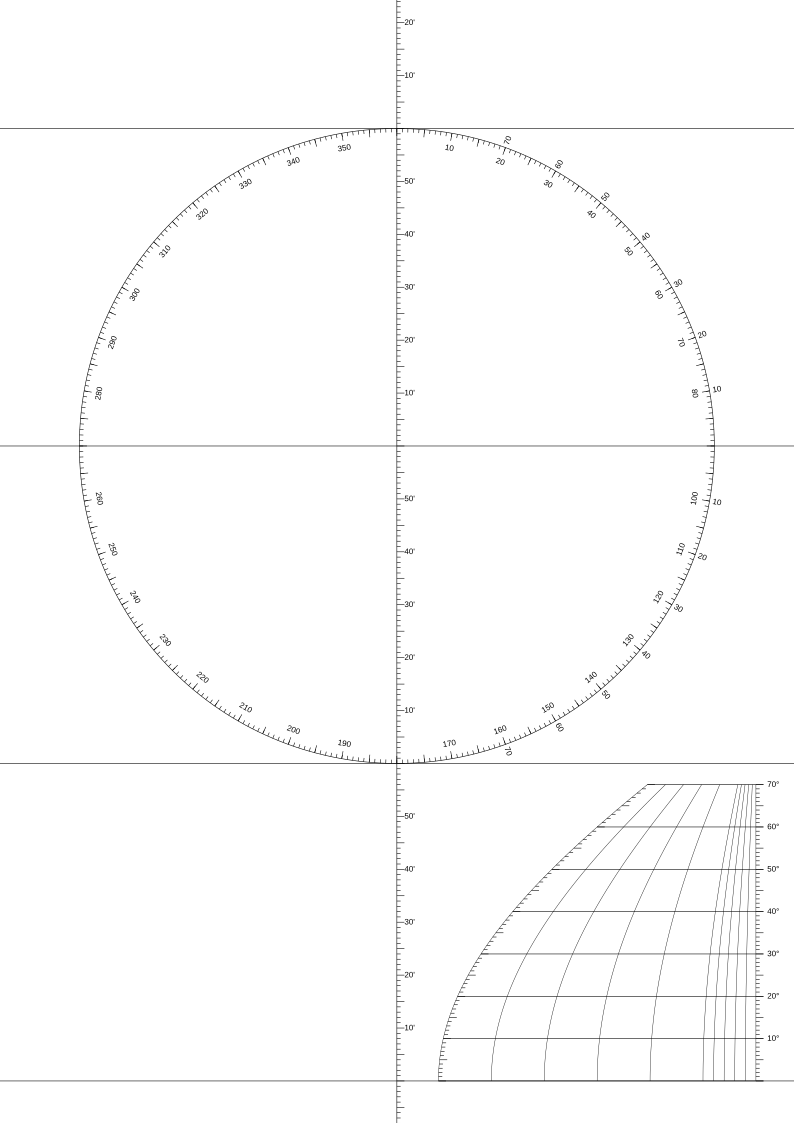

Reproduce this figure in Python.
#!/usr/bin/python
# -*- coding: utf-8 -*-
# SPDX-License-Identifier: MIT

import math
import argparse
import subprocess

from pysvg.filter import *
from pysvg.gradient import *
from pysvg.linking import *
from pysvg.script import *
from pysvg.shape import *
from pysvg.structure import *
from pysvg.style import *
from pysvg.text import *
from pysvg.builders import *
from pysvg.parser import parse

pt = 25.4/72.
oh = ShapeBuilder()

params = {
    'PAGE_HEIGHT' : 210.,
    'PAGE_WIDTH' : 297.,

    'STROKEWIDTH' : 0.15,
    'MAJOR_TICK_STROKE_LENGTH' : 2,
    'MINOR_TICK_STROKE_LENGTH' : 1,

    'LAT_SCALE' : 1.4, # in mm per minutes
    'FONT_SIZE' : 6 # in pt

}



text_style_middle_anchor = StyleBuilder()
text_style_middle_anchor.setFontFamily(fontfamily="Arial")
text_style_middle_anchor.setFontSize(6*pt)
text_style_middle_anchor.style_dict["alignment-baseline"] = "middle"
text_style_middle_anchor.style_dict["dominant-baseline"]="middle"
text_style_middle_anchor.setTextAnchor("middle")
text_style_middle_anchor.setFilling("black")

text_style_start_anchor = StyleBuilder()
text_style_start_anchor.setFontFamily(fontfamily="Arial")
text_style_start_anchor.setFontSize(6*pt)
text_style_start_anchor.style_dict["alignment-baseline"] = "middle"
text_style_start_anchor.style_dict["dominant-baseline"]="middle"
text_style_start_anchor.setTextAnchor("start")
text_style_start_anchor.setFilling("black")



def draw_polar_ticks(svg, radius, spacing_degree = 10, strokelength=2, strokewidth=0.15):

    for theta in range(0, 360, spacing_degree):
        line = oh.createLine(0, radius, 0, radius-strokelength, strokewidth=strokewidth, stroke='black')

        t = TransformBuilder()
        t.setRotation("%d" % theta)
        line.set_transform(t.getTransform())
        svg.addElement(line)

def draw_polar_degree_labels(svg, radius, spacing_degree = 10, intake=3):

    #for theta in np.deg2rad(range(0, 360, spacing_degree)):
    for theta in range(270, 270+181, spacing_degree):
        theta %= 360
        if theta in [270, 0, 90]:
            continue
        text = Text("%d" % (theta), 0, -(radius-intake))
        text.set_style(text_style_middle_anchor.getStyle())

        t = TransformBuilder()
        t.setRotation("%d" % theta)
        text.set_transform(t.getTransform())
        svg.addElement(text)

    for theta in range(100, 269, spacing_degree):
        if theta in [180]:
            continue
        text = Text("%d" % (theta), 0, (radius-intake))
        text.set_style(text_style_middle_anchor.getStyle())

        t = TransformBuilder()
        t.setRotation("%d" % (theta-180))
        text.set_transform(t.getTransform())
        svg.addElement(text)

    for theta in range(0, 80, spacing_degree):
        if theta in [0]:
            continue

        text = Text("%d" % (theta), (radius+intake-2), 0)
        text.set_style(text_style_middle_anchor.getStyle())

        t = TransformBuilder()
        t.setRotation("%d" % (theta))
        text.set_transform(t.getTransform())
        svg.addElement(text)

        text = Text("%d" % (theta), (radius+intake-2), 0)
        text.set_style(text_style_middle_anchor.getStyle())
        t = TransformBuilder()
        t.setRotation("%d" % (-theta))
        text.set_transform(t.getTransform())
        svg.addElement(text)


def draw_meridian(svg, major_tick_length, minor_tick_length):
    PAGE_HEIGHT = params['PAGE_HEIGHT']
    LAT_SCALE = params['LAT_SCALE']
    STROKEWIDTH = params['STROKEWIDTH']

    svg.addElement(oh.createLine(0, PAGE_HEIGHT, 0, -PAGE_HEIGHT, strokewidth=STROKEWIDTH, stroke='black'))

    for tick in range(-int(PAGE_HEIGHT/2), int(PAGE_HEIGHT/2)):
        if tick % 5 == 0:
            svg.addElement(oh.createLine(0,tick*LAT_SCALE, major_tick_length, tick*LAT_SCALE, strokewidth=STROKEWIDTH, stroke='black'))
        else:
            svg.addElement(oh.createLine(0,tick*LAT_SCALE, minor_tick_length, tick*LAT_SCALE, strokewidth=STROKEWIDTH, stroke='black'))

        if tick % 10 == 0 and (-tick % 60) != 0:
            t = Text("%d'" % (-tick % 60), major_tick_length , tick*LAT_SCALE)
            t.set_style(text_style_start_anchor.getStyle())
            svg.addElement(t)

def draw_parallels(svg):
    PAGE_WIDTH = params['PAGE_WIDTH']
    LAT_SCALE = params['LAT_SCALE']
    STROKEWIDTH = params['STROKEWIDTH']

    svg.addElement(oh.createLine(-int(PAGE_WIDTH), 0, int(PAGE_WIDTH), 0, strokewidth=STROKEWIDTH, stroke='black'))
    for i in [1,2]:
        svg.addElement(oh.createLine(-int(PAGE_WIDTH), i*LAT_SCALE*60, int(PAGE_WIDTH), i*LAT_SCALE*60, strokewidth=STROKEWIDTH, stroke='black'))
        svg.addElement(oh.createLine(-int(PAGE_WIDTH), i*-LAT_SCALE*60, int(PAGE_WIDTH), i*-LAT_SCALE*60, strokewidth=STROKEWIDTH, stroke='black'))


def draw_conversion_chart(svg, yscaling=0.8):
    LAT_SCALE = params['LAT_SCALE']
    STROKEWIDTH = params['STROKEWIDTH']

    g = G()
    svg.addElement(g)

    lons = [0,2,4,6,8] + list(range(10, 70, 10))
    for lon in lons:
        points = []
        for lat in range(0, 71, 1):
            f = lat/360. * 2 * math.pi
            f =  math.cos(f)
            x = -LAT_SCALE * lon*f
            y = -LAT_SCALE*lat*yscaling

            if lat % 10 == 0 and lon == max(lons):
                g.addElement(oh.createLine(0+2, y, x, y, strokewidth=STROKEWIDTH, stroke='black'))

            if lat % 10 == 0 and lon == min(lons) and lat > 0:
                t = Text("%d°" % (lat), x+3 , y)
                t.set_style(text_style_start_anchor.getStyle())
                g.addElement(t)

            if lat % 5 == 0 and (lon == min(lons) or lon == max(lons)):
                g.addElement(oh.createLine(x+2, y, x, y, strokewidth=STROKEWIDTH, stroke='black'))
            elif lat % 1 == 0 and (lon == min(lons) or lon == max(lons)):
                g.addElement(oh.createLine(x+1, y, x, y, strokewidth=STROKEWIDTH, stroke='black'))

            points.append((x,y))

        pg=oh.createPolyline(points=oh.convertTupleArrayToPoints(points),strokewidth=0.1, stroke='black')
        g.addElement(pg)
    return g

def draw_compass(svg):
    MAJOR_TICK_STROKE_LENGTH = params['MAJOR_TICK_STROKE_LENGTH']
    MINOR_TICK_STROKE_LENGTH = params['MINOR_TICK_STROKE_LENGTH']
    LAT_SCALE = params['LAT_SCALE']
    STROKEWIDTH = params['STROKEWIDTH']

    compass = G()
    svg.addElement(compass)

    radius = LAT_SCALE * 60

    compass.addElement(oh.createCircle(0, 0, radius, strokewidth=STROKEWIDTH, stroke='black', fill='none'))

    draw_polar_ticks(compass, radius, spacing_degree=5, strokelength=MAJOR_TICK_STROKE_LENGTH)
    draw_polar_ticks(compass, radius, spacing_degree=1, strokelength=MINOR_TICK_STROKE_LENGTH)
    draw_polar_degree_labels(compass, radius, spacing_degree=10, intake = MAJOR_TICK_STROKE_LENGTH+2)
    draw_meridian(compass, MAJOR_TICK_STROKE_LENGTH, MINOR_TICK_STROKE_LENGTH)
    draw_parallels(compass)
    return compass

def ups(filename = "ups.svg", portrait = False):
    PAGE_HEIGHT = params['PAGE_HEIGHT']
    PAGE_WIDTH = params['PAGE_WIDTH']
    LAT_SCALE = params['LAT_SCALE']

    svg = Svg(width = "%fmm" % params['PAGE_WIDTH'], height= "%fmm" % params['PAGE_HEIGHT'])
    svg.set_viewBox("0 0 %f %f" % (params['PAGE_WIDTH'],  params['PAGE_HEIGHT']))

    t_compass = TransformBuilder()
    t_conv = TransformBuilder()

    yscaling=0.8

    if portrait:
        t_compass.setTranslation("%d %d" % (PAGE_WIDTH*0.5, PAGE_HEIGHT*2/5))
        t_conv.setTranslation("%d %d" % (PAGE_WIDTH-10, PAGE_HEIGHT*2/5 + 2* LAT_SCALE * 60))

    else:
        t_compass.setTranslation("%d %d" % (PAGE_WIDTH*0.4, PAGE_HEIGHT/2))
        t_conv.setTranslation("%d %d" % (PAGE_WIDTH-10, PAGE_HEIGHT/2 + LAT_SCALE * 60))

    compass = draw_compass(svg)
    compass.set_transform(t_compass.getTransform())

    c = draw_conversion_chart(svg, yscaling=yscaling)
    c.set_transform(t_conv.getTransform())

    svg.save(filename, encoding='utf-8')
    inkscape_pdf(filename)

def inkscape_pdf(svg_filename):
    return_code = subprocess.run(['C:\\Program Files\\Inkscape\\bin\\inkscape.exe', '--export-type=pdf', svg_filename])
    #print(return_code)


if __name__ == '__main__':

    parser = argparse.ArgumentParser()
    parser.add_argument("-pg", "--page", type=str, choices=["a4", "letter"],
                    help="Set page format", default='a4')
    parser.add_argument("-p", "--portrait", action="store_true",
                    help="Set format to portrait instead of landscape")
    parser.add_argument("-s", "--scale", type=float,
                    help="Set latitude scaling in mm per minutes", default=1.4)
    args = parser.parse_args()

    if args.page == 'A4':
        params['PAGE_HEIGHT'] = 210.
        params['PAGE_WIDTH'] = 297.
    elif args.page == 'letter':
        params['PAGE_HEIGHT'] =  8.5*2.54*10
        params['PAGE_WIDTH'] =  11*2.54*10

    if args.portrait:
        t = params['PAGE_WIDTH']
        params['PAGE_WIDTH'] = params['PAGE_HEIGHT']
        params['PAGE_HEIGHT'] = t


    ups(portrait=args.portrait)
